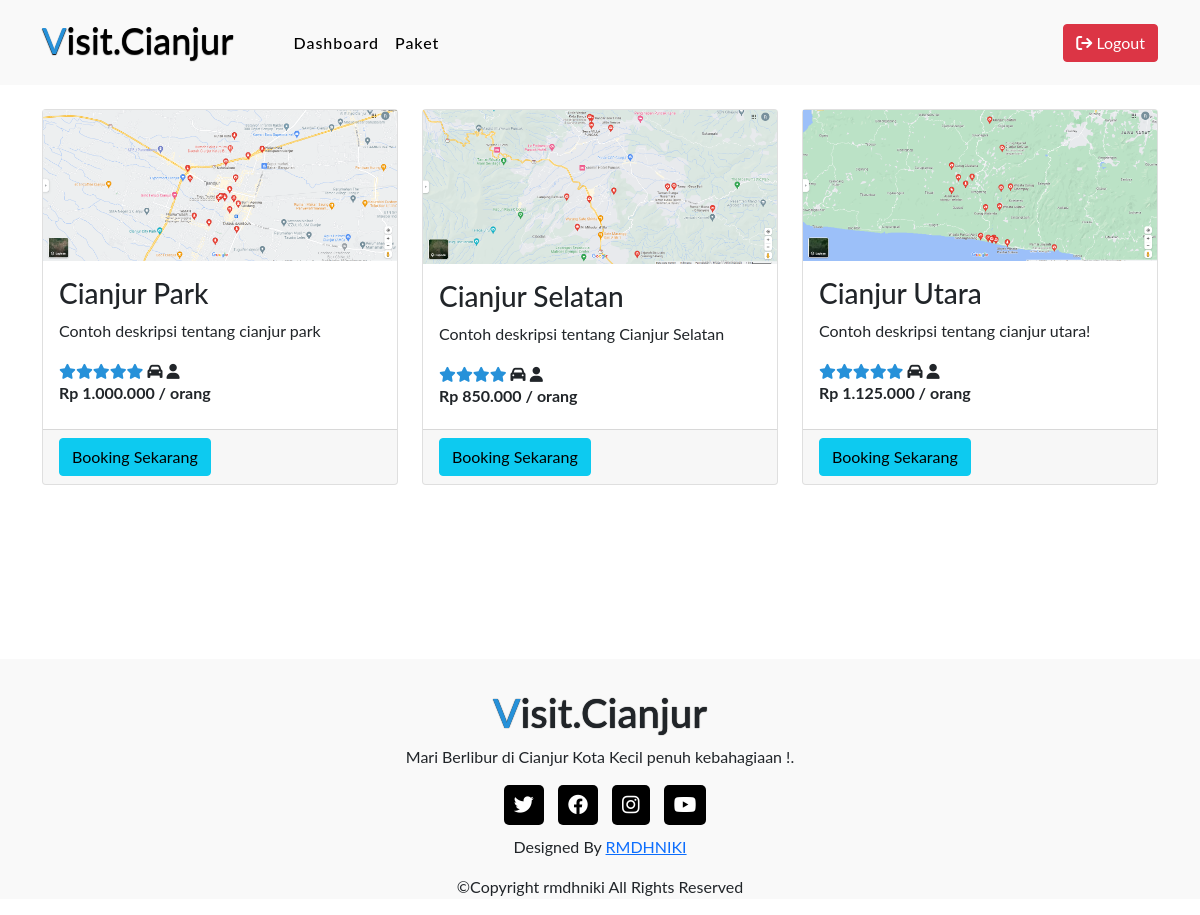
/user/packages/index.php (signed in), run on the app's committed database.
### tables this page shows
CREATE TABLE `packages` (
  `id` int(11) NOT NULL,
  `name` varchar(191) NOT NULL,
  `description` longtext,
  `image` text NOT NULL,
  `price` varchar(191) NOT NULL,
  `rating` int(5) NOT NULL
);

### user/packages/index.php (called while the page is built, shortened)
<?php
require('../../function.php');
$packages = getAll('packages');
require '../../views/partials/header.php';
require '../../views/partials/navbar.php';
require '../../views/user/packages/index.view.php';
require '../../views/partials/footer.php';

### function.php (called while the page is built, shortened)
<?php
function connectDB() {
    $host     = "localhost";
    $username = "root";
    $password = "";
    $database = "223040046_tubes";
    $conn = mysqli_connect($host, $username, $password, $database);
    return $conn;
}
function getAll($table) {
    $conn = connectDB();
    $query = "SELECT * FROM $table";
    $result = mysqli_query($conn, $query);
    $records = mysqli_fetch_all($result, MYSQLI_ASSOC);
    return $records;
}
function formatRupiah($angka) {
    $rupiah = number_format($angka, 0, ',', '.');
    return 'Rp ' . $rupiah;
}

### views/user/packages/index.view.php (the view)
<section>
    <div class="container mt-4">
        <div class="row justify-content-center">
            <?php foreach($packages as $package): ?>
                <div class="col-md-4 py-3 py-md-0 mb-4">
                    <div class="card h-100">
                    <img class="img-fluid" src="<?= BASE_URL ?>/images/packages/<?= $package['image'] ?>" alt="Gambar <?= $package['name'] ?>" />
                    <div class="card-body">
                        <h3><?= $package['name'] ?></h3>
                        <p><?= $package['description'] ?>
                        </p>
                        <div class="star">
                        <?php
                            for ($x = $package['rating']; $x >= 1; $x--) {
                            echo "<i class='fa-solid fa-star checked'></i>";
                            }
                        ?>
                        <i class="fa-solid fa-car"></i>
                        <i class="fa-solid fa-user"></i>
                        </div>
                        <h6><strong><?= formatRupiah($package['price']); ?> / orang</strong></h6>
                    </div>
                    <div class="card-footer">
                        <a href="booking.php?id=<?= $package['id'] ?>" class="btn btn-info">Booking Sekarang</a>
                    </div>
                    </div>
                </div>
            <?php endforeach; ?>
        </div>
    </div>
</section>

### views/partials/header.php (shortened to what this page needs)
<html lang="en">
<head>
    <link rel="stylesheet" href="<?= BASE_URL ?>/css/style.css">
    <link href="https://cdn.jsdelivr.net/npm/bootstrap@5.0.2/dist/css/bootstrap.min.css" rel="stylesheet" />
    <link rel="stylesheet" href="https://cdnjs.cloudflare.com/ajax/libs/font-awesome/6.2.1/css/all.min.css" />
</head>

### views/partials/navbar.php (shortened to what this page needs)
<nav class="navbar navbar-expand-lg" id="navbar">
    <div class="container">
    <a class="navbar-brand" href="#" id="logo"><span>V</span>isit.Cianjur</a>
    <div class="collapse navbar-collapse" id="mynavbar">
        <ul class="navbar-nav me-auto ps-3">
            <?php if($_SESSION['user']['level'] == 'Pengguna'): ?>
            <li class="nav-item">
                <a class="nav-link active" href="<?= BASE_URL ?>/user/dashboard.php">Dashboard</a>
            </li>
            <li class="nav-item">
                <a class="nav-link active" href="<?= BASE_URL ?>/user/packages">Paket</a>
            </li>
            <?php endif ?>
        </ul>
        <a href="<?= BASE_URL ?>/logout.php" class="btn btn-danger" type="button"><i class="fa fa-sign-out"></i> Logout</a>
    </div>
    </div>
</nav>

### views/partials/footer.php
<footer id="footer">
    <h1><span>V</span>isit.Cianjur</h1>
    <p>Mari Berlibur di Cianjur Kota Kecil penuh kebahagiaan !.</p>
    <div class="social-links">
    <a href= "https://twitter.com/visitcianjur"><i class="fa-brands fa-twitter" ></i></a>
    <a href="https://www.facebook.com/visitcianjur.id/" > <i class="fa-brands fa-facebook"></i></a>
    <a href="https://www.instagram.com/visitcianjur/" ><i class="fa-brands fa-instagram"  ></i></a>
    <a href="https://www.youtube.com/@visitcianjurtv"> <i class="fa-brands fa-youtube"></i></a>
    </div>
    <div class="credit">
    <p>Designed By <a href="https://www.instagram.com/rmdhnikii/">RMDHNIKI</a></p>
    </div>
    <div class="copyright">
    <p>&copy;Copyright rmdhniki All Rights Reserved</p>
    </div>
</footer>

### css/style.css (style rules this page uses)
* { margin: 0; padding: 0; box-sizing: border-box; text-decoration: none; list-style: none; scroll-behavior: smooth; font-family: "Lato", sans-serif; }
#navbar { background: #f9f9f9; }
#logo { font-size: 36px; font-weight: 550; color: black; text-shadow: 0px 1px 1px black; margin-bottom: 5px; }
#logo span { color: #2691d9; }
.navbar-nav { margin-left: 20px; }
.nav-item .nav-link { font-size: 16px; font-weight: 550; color: black; letter-spacing: 1px; border-radius: 3px; transition: 0.5s ease; }
.checked { color: #2691d9; }
.star i { font-size: 15px; }
#footer { width: 100%; margin-top: 150px; text-align: center; background: #f9f9f9; }
#footer h1 { font-weight: 600; padding-top: 30px; text-shadow: 0px 0px 1px black; }
#footer h1 span { color: #2691d9; }
.social-links i { padding: 10px; border-radius: 5px; font-size: 20px; background: black; color: white; margin-left: 10px; margin-bottom: 10px; transition: 0.5s ease; cursor: pointer; }

### data on the page
packages: image (picture), name "Cianjur Park", description "Contoh deskripsi tentang cianjur park", rating 5 (drawn), price "Rp 1.000.000"
packages: image (picture), name "Cianjur Selatan", description "Contoh deskripsi tentang Cianjur Selatan", rating 4 (drawn), price "Rp 850.000"
packages: image (picture), name "Cianjur Utara", description "Contoh deskripsi tentang cianjur utara!", rating 5 (drawn), price "Rp 1.125.000"
